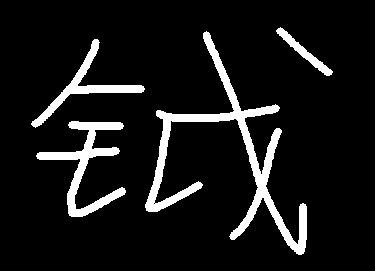
#> input picture yue_reverse.png, 375 x 271 px
$ python Gradient.py   (older library calls are emulated)
#> lines starting #> are read from the running program, lines starting #| are printed output that depends on the picture; after the words box and inside, x2 and y2 are one past the last pixel; in counts of white or black regions, pixels touching at a corner belong together
import numpy as np
import cv2
from matplotlib import pyplot as plt

"""
梯度实际就是求导
高通滤波器:Sobel, Scharr, Laplacian
Sobel, Scharr即求一阶或二阶导数, Scharr是对Sobel(使用小的卷积和求解梯度角度时的优化)
Laplacian是求二阶导数
"""
img = cv2.imread('yue_reverse.png', 0)
#> img: shape (271, 375); 9.1% white; 4 white regions, box (x1, y1, x2, y2) and area: (145, 31, 307, 255) 5103, (36, 121, 126, 217) 2180, (31, 39, 145, 128) 1390, (276, 27, 333, 76) 531
"""
Sobel算子是高斯平滑与微分的结合, 抗噪能力强, 可设定求导方向和卷积核的大小(-1则使用3*3的Scharr,效果好于3*3Sobel)
Laplacian算子使用二阶导数定义, 假设离散实现类似二阶Sobel导数
3*3 Scharr x方向   3*3 Scharr y方向         Laplacian
[-3, 0, 3]        [-3, -10, -3]            [0, 1, 0]
[-10, 0, 10]      [0, 0, 0]                [1, -4, 1]
[-3, 0, 3]        [3, 10, 3]               [0, 1, 0]
"""
# cv2.CV_64F输出图像深度, -1表示与原图一致(np.uint8)
laplacian = cv2.Laplacian(img, cv2.CV_64F)
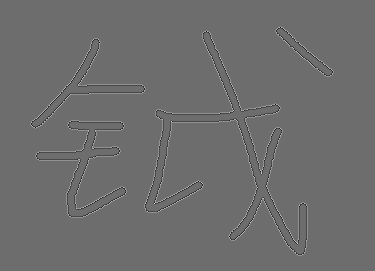
#> laplacian: shape (271, 375) float64; min -765, max 1020, mean 0; drawn with min black and max white
sobel_x = cv2.Sobel(img, cv2.CV_64F, 1, 0, ksize=5)  # 1,0表示只在x方向求一阶导, 最大2阶
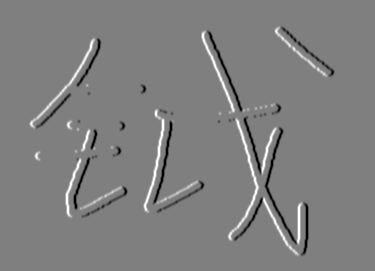
#> sobel_x: shape (271, 375) float64; min -12240, max 12240, mean 0; drawn with min black and max white
sobel_y = cv2.Sobel(img, cv2.CV_64F, 0, 1, ksize=5)  # 0,1表示只在y方向求一阶导, 最大2阶
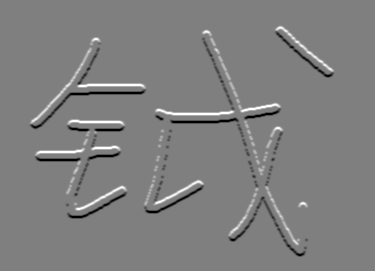
#> sobel_y: shape (271, 375) float64; min -12240, max 12240, mean 0; drawn with min black and max white

# 若直接取8u会造成白黑边界负数, 进而截断为0, 丢失单边数据
# 先用高精度做,再取绝对值转换回低精度
sobelx64f = cv2.Sobel(img, cv2.CV_64F, 1, 0, ksize=5)
abs_sobelx64f = np.absolute(sobelx64f)
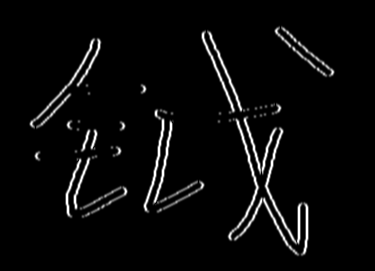
#> abs_sobelx64f: shape (271, 375) float64; min 0, max 12240, mean 469.2; drawn with min black and max white
sobelx8u = np.uint8(abs_sobelx64f)
sobely64f = cv2.Sobel(img, cv2.CV_64F, 0, 1, ksize=5)
abs_sobely64f = np.absolute(sobely64f)
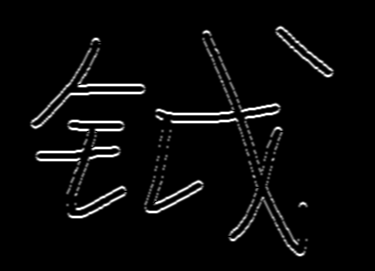
#> abs_sobely64f: shape (271, 375) float64; min 0, max 12240, mean 459.9; drawn with min black and max white
sobely8u = np.uint8(abs_sobely64f)
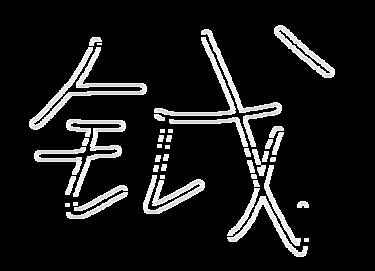
#> sobely8u: shape (271, 375); min 0, max 255, mean 25.7

sobelx8u_direct = cv2.Sobel(img, -1, 1, 0, ksize=5)
#> sobelx8u_direct: shape (271, 375); 4.8% white; 26 white regions (2 under 20 px), largest, box (x1, y1, x2, y2) and area: (227, 117, 260, 242) 701, (29, 37, 96, 130) 628, (143, 108, 165, 214) 540
sobely8u_direct = cv2.Sobel(img, -1, 0, 1, ksize=5)
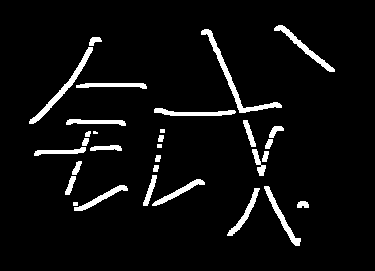
#> sobely8u_direct: shape (271, 375); 5.4% white; 31 white regions (1 under 20 px), largest, box (x1, y1, x2, y2) and area: (201, 29, 282, 113) 680, (29, 47, 93, 124) 547, (274, 25, 335, 72) 419

plt.subplot(331), plt.imshow(img, cmap='gray'), plt.title('Original Image')
plt.xticks([]), plt.yticks([])
plt.subplot(332), plt.imshow(laplacian, cmap='gray'), plt.title('Laplacian')
plt.xticks([]), plt.yticks([])
plt.subplot(334), plt.imshow(sobel_x, cmap='gray'), plt.title('Sobel x')
plt.xticks([]), plt.yticks([])
plt.subplot(337), plt.imshow(sobel_y, cmap='gray'), plt.title('Sobel y')
plt.xticks([]), plt.yticks([])
plt.subplot(335), plt.imshow(sobelx8u, cmap='gray'), plt.title('Sobel x 8uint')
plt.xticks([]), plt.yticks([])
plt.subplot(336), plt.imshow(sobelx8u_direct, cmap='gray'), plt.title('Sobel x 8uint direct')
plt.xticks([]), plt.yticks([])
plt.subplot(338), plt.imshow(sobely8u, cmap='gray'), plt.title('Sobel y 8uint')
plt.xticks([]), plt.yticks([])
plt.subplot(339), plt.imshow(sobely8u_direct, cmap='gray'), plt.title('Sobel y 8uint direct')
plt.xticks([]), plt.yticks([])
plt.show()
